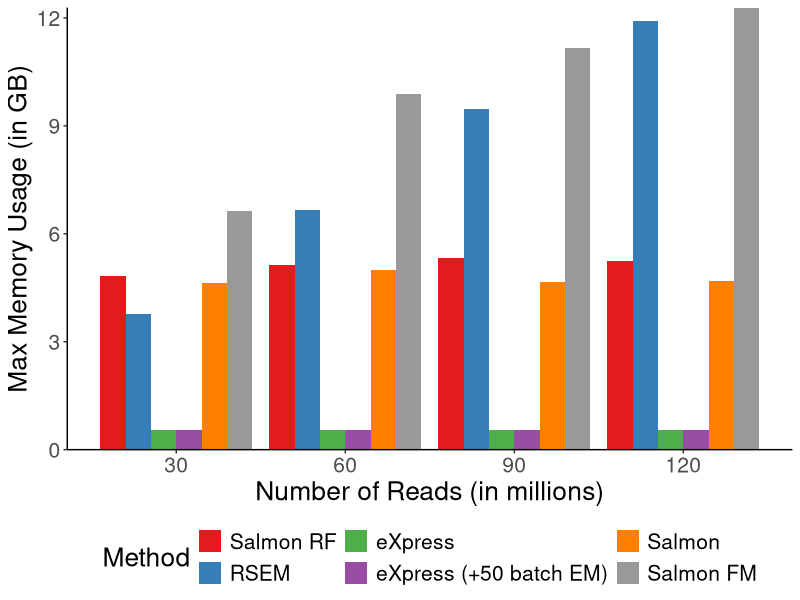

This chart was generated by the following R code:
library(reshape)
library(ggplot2)
library("RColorBrewer") 

## NOTE: This assumes we are excuting inside of the paper/suppfigs directory (in the same directory
##       as memory_scaling.csv).
t <- read.csv("memory_scaling.csv", check.names=FALSE, header=TRUE)
mt <- melt(t, id="Total Read Counts")
names(mt) <- c("Read_Count", "Method", "Memory_(bytes)")

# skipget yellow
pal <- brewer.pal(9, "Set1")[c(1,2,3,4,5,9)]

mt[,'MemoryGB'] <- mt[,'Memory_(bytes)'] / 1000000

ggplot(data=mt, aes_string(x="Read_Count", y="MemoryGB", fill="Method")) + 
  geom_bar(stat="identity", position ="dodge") + 
  theme_classic() + scale_y_continuous(expand = c(0, 0)) + 
  scale_fill_manual(values=pal) + xlab("Number of Reads (in millions)") + 
  ylab("Max Memory Usage (in GB)") + 
  scale_x_continuous(breaks=c(30,60,90,120)) + 
  theme(text=element_text(size=19), legend.position="bottom")
